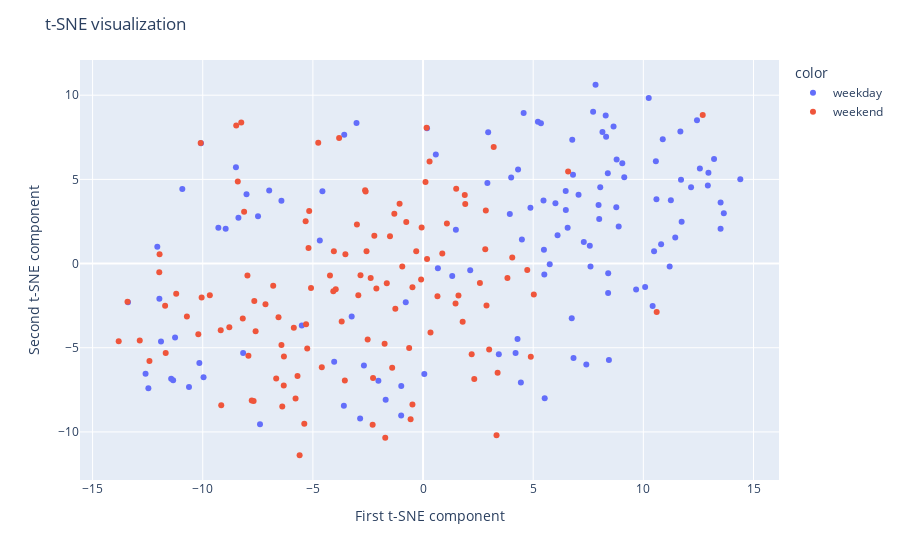

The code cell stored with this chart in its notebook:
### Code cell
tsne = TSNE(
    n_components=2,
    n_iter=500,
    n_iter_without_progress=150,
    n_jobs=2,
    random_state=0,
)


behavior_vector_tsne = tsne.fit_transform(behavior_vector[FEATURES])

fig = px.scatter(
    x=behavior_vector_tsne[:, 0],
    y=behavior_vector_tsne[:, 1],
    color=behavior_vector["dayofweek"],
)
fig.update_layout(
    title="t-SNE visualization",
    xaxis_title="First t-SNE component",
    yaxis_title="Second t-SNE component",
)
fig.show()
